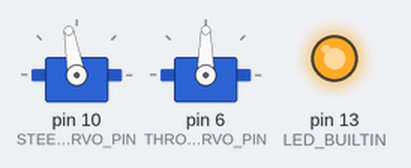
This sketch was run on a simulated Arduino Uno, built with avr-gcc and run on an emulated ATmega328P. Shown: 2 × servo, output pins drawn as LEDs (lit = HIGH). What the sketch prints to the serial monitor is not drawn.

Above: at 0.25 s.
Timing chart, 0 to 3.2 s (numbered marks = the images above):
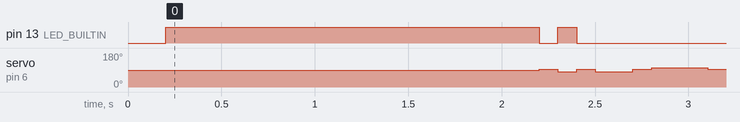

Measured:
- by itself, pin 13 (LED_BUILTIN): goes HIGH 2.0 s, LOW 0.10 s, 37 × (HIGH 0.10 s, LOW 0.90 s), HIGH 0.10 s, then LOW
- by itself, servo on pin 6 (THROTTLE_SERVO_PIN): repeats every 1.0 s: 80° 0.10 s, 93° 0.10 s, 81° 0.20 s, 93° 0.10 s, 101° 0.10 s, 102° 0.20 s, 93° 0.20 s

The sketch:

throttle_test.ino
```cpp
// (licence header left out)
#include <Servo.h>

#define SERIAL_RX_PIN 0
#define SERIAL_TX_PIN 1
#define THROTTLE_SERVO_PIN 6
#define STEERING_SERVO_PIN 10
#define RC_THROTTLE_SERVO_PIN 11
#define RC_STEERING_SERVO_PIN 5

#define SERIAL_BUAD_RATE 19200

#define RC_THROTTLE_SERVO_REFRESH_RATE 20000UL // in us
#define SERIAL_THROTTLE_SERVO_REFRESH_RATE 1000000UL // in us
#define RC_THROTTLE_DEAD_ZONE_MIN 1400UL // in us
#define RC_THROTTLE_DEAD_ZONE_MAX 1600UL // in us

#define RC_STEERING_SERVO_REFRESH_RATE 20000UL // in us
#define SERIAL_STEERING_SERVO_REFRESH_RATE 1000000UL // in us
#define RC_STEERING_DEAD_ZONE_MIN 1400UL // in us
#define RC_STEERING_DEAD_ZONE_MAX 1600UL // in us

Servo steering_servo, throttle_servo;

unsigned long last_milliseconds;
int i = 1580; // "beeped" but wheels didn't move at 1550, 1560, 1570, 1580 - wheels moved at 1590 - now 1610 (floor was 1620)
// backwards - 1400??
// wheels going backwards at 1399
// "beeped" but wheels didn't move at 1449, 1440, 1430, 1422, 1402
int backward_delay = 500;

void setup()
{
  Serial.begin(SERIAL_BUAD_RATE);
  pinMode(LED_BUILTIN, OUTPUT);

  steering_servo.attach(STEERING_SERVO_PIN, 700, 2300);
  Serial.print("steering attached ");
  Serial.println(steering_servo.attached());
  steering_servo.write(100);
  Serial.print("steering set to ");
  Serial.println(steering_servo.read());
  delay(100);
  steering_servo.detach();
  delay(100);

}

//void(* resetFunc) (void) = 0;

void loop()
{
  last_milliseconds = millis();
  digitalWrite(LED_BUILTIN, HIGH);

//THROTTLE_SERVO_MIN_US = 1500
//THROTTLE_SERVO_MAX_US = 2000
//
//# Tweak these values for your robocar.
//STEERING_SERVO_MIN_US = 700
//STEERING_SERVO_MAX_US = 2300
// defaults: 544, 2400
if (!throttle_servo.attached()) {
  throttle_servo.attach(THROTTLE_SERVO_PIN);//, 1100, 2000);
//  throttle_servo.attach(THROTTLE_SERVO_PIN, 1500, 2000);
  Serial.print("throttle attached ");
  Serial.println(throttle_servo.attached());
  delay(2000);
}

  digitalWrite(LED_BUILTIN, LOW);
  throttle_servo.writeMicroseconds(1500);
  delay(100);
  digitalWrite(LED_BUILTIN, HIGH);
  throttle_servo.writeMicroseconds(1366);
  delay(100);
  digitalWrite(LED_BUILTIN, LOW);
  throttle_servo.writeMicroseconds(1500);
  delay(100);
// 1385,
  for (i = 1378; i >= 1376; i -= 2) {

    Serial.print(backward_delay);
    Serial.print(", ");
    Serial.println(i);

//    throttle_servo.write(i);
    throttle_servo.writeMicroseconds(i);
    delay(100);// 500 first time only?
  }

//  backward_delay = random(300, 700);

  throttle_servo.writeMicroseconds(1500);

  delay(100);

  //  1398 on table, floor was 1402?!

  for (i = 1590; i <= 1592; i += 1) {

    Serial.print(throttle_servo.read());
    Serial.print(" => ");
    Serial.println(i);

    throttle_servo.writeMicroseconds(i);
    delay(100);
  }

  throttle_servo.writeMicroseconds(1500);
  delay(100);

//  throttle_servo.detach();
//  delay(500);

  digitalWrite(LED_BUILTIN, LOW);
}
```
